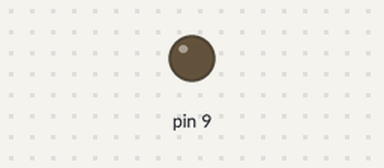
The sketch below on a simulated Arduino Uno, built with avr-gcc and run on an emulated ATmega328P. Shown: output pins drawn as LEDs (lit = HIGH).

Above: at 0.05 s.
At 1.2 s:
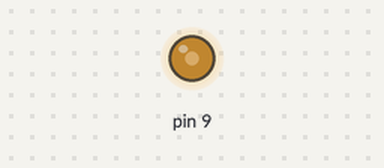
At 2.35 s:
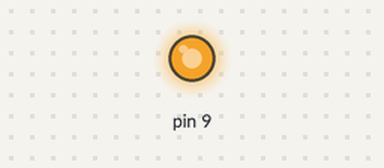
At 4.7 s:
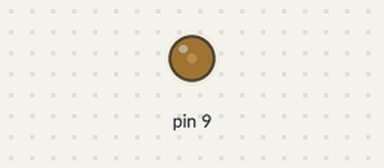
Timing chart, 0 to 6.8 s (numbered marks = the images above):
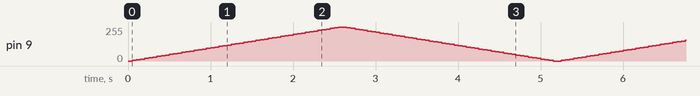

The sketch:

ledsangtatlientuc.ino
```cpp
int index = 0;
void setup()
{
  pinMode(9, OUTPUT);
}

void loop()
{
  for(index = 0; index <= 255; index += 5){
  	analogWrite(9, index);
    delay(50);
  }
  for(index=255; index>=0; index -= 5){
  	analogWrite(9, index);
    delay(50);
  }
}
```
